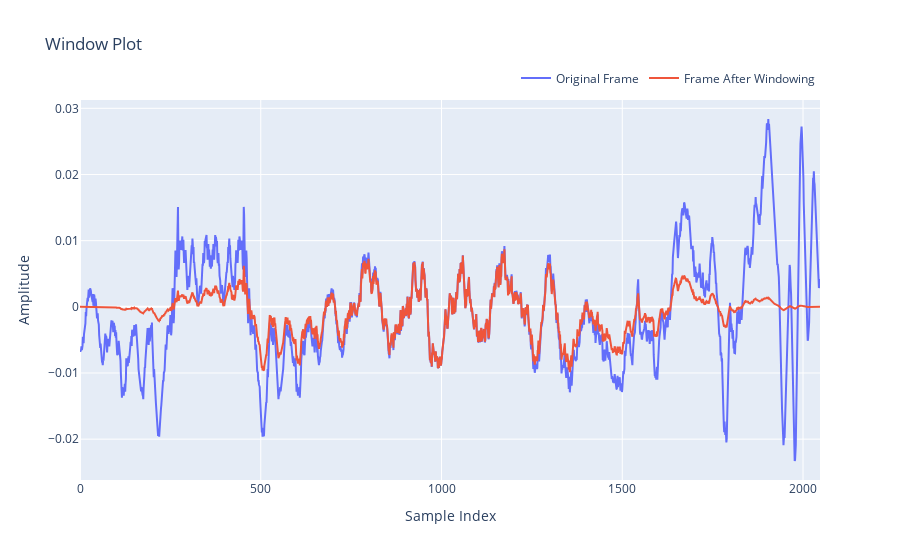

Notebook code for this chart:
### Code cell
FFT_size = 2048

audio_framed_ffr = predictApp.frame_audio_ffr(predictApp.samples)
window = Window.get_window("hann", FFT_size)
audio_windowed = audio_framed_ffr * window
predictApp.window_plot(audio_framed_ffr, audio_windowed, 2)

### Figure 1 — Plotly figure (JSON) as saved in the notebook; plotly's stock layout.template omitted (floating-point values rounded to 4 significant figures; data arrays with more than 128 entries replaced by an {"elided": "..."} marker saying what was removed)
{"data": [{"mode": "lines", "name": "Original Frame", "type": "scatter", "y": {"elided": "2048 float values"}}, {"mode": "lines", "name": "Frame After Windowing", "type": "scatter", "y": {"elided": "2048 float values"}}], "layout": {"legend": {"orientation": "h", "x": 1, "xanchor": "right", "y": 1.02, "yanchor": "bottom"}, "title": {"text": "Window Plot"}, "xaxis": {"title": {"text": "Sample Index"}}, "yaxis": {"title": {"text": "Amplitude"}}}}
